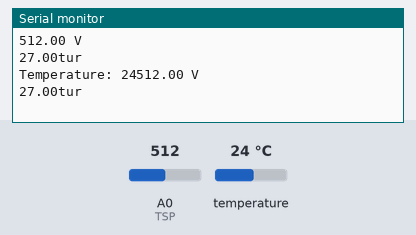
The sketch below on a simulated Arduino Uno, built with avr-gcc and run on an emulated ATmega328P. Shown: the last lines printed to the serial monitor. Inputs (shaded band) come from the test bench; at power-on: temperature 24 °C, A0 (TSP) = 512. No radio packets arrive unless stated.

Above: at 1.2 s.
1.3 s: temperature set to 12 °C
At 2.4 s:
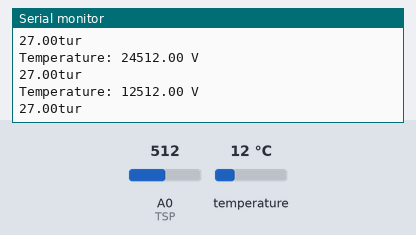
2.8 s: A0 (TSP) set to 490
At 3.8 s:
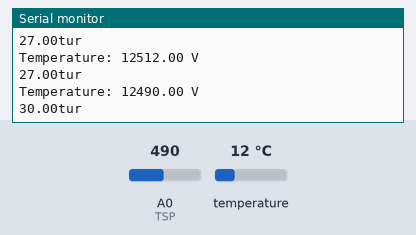
4.3 s: temperature set to 19 °C
At 4.3 s:
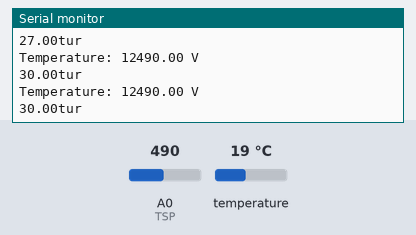
5.8 s: A0 (TSP) set to 510
At 6.5 s:
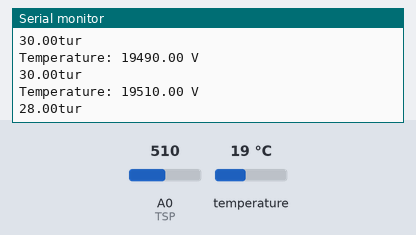
Timing chart, 0 to 8.3 s (numbered marks = the images above; inputs shaded):
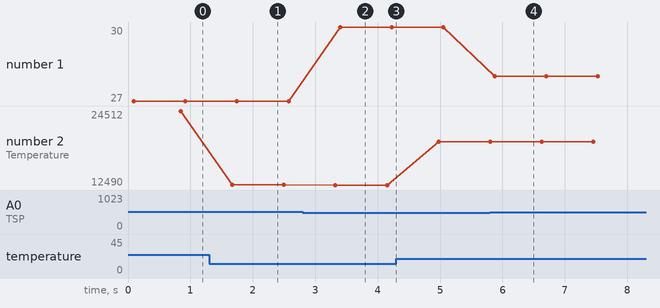

Measured:
- after the input at 1.3 s, the serial monitor: prints a new line after 0.37 s (image 1)
- after the input at 2.8 s, the serial monitor: prints a new line after 0.52 s (image 2)
- after the input at 5.8 s, the serial monitor: prints a new line at once (image 4)
- plotted number 1: 27 → 30 after the input at 2.8 s, 30 → 28 after the input at 5.8 s
- plotted number 2: 24512 → 12512 after the input at 1.3 s, 12512 → 12490 after the input at 2.8 s, 12490 → 19490 after the input at 4.3 s, 19490 → 19510 after the input at 5.8 s

The sketch:

Tx.ino
```cpp
#include <SPI.h>
#include <nRF24L01.h>
#include <RF24.h>
#include <OneWire.h>
#include <DallasTemperature.h>
#define ONE_WIRE_BUS 2
OneWire oneWire(ONE_WIRE_BUS);
DallasTemperature sensors(&oneWire);

RF24 radio(7, 8); // CE, CSN

const byte address[6] = "00001";
int TSP = A0;
float TSV;

struct sensor{
  float turbid;
  int   temp;
};
sensor M;
void setup() {
  sensors.begin();
  Serial.begin(9600); // for debugging purposes
  pinMode(TSP, INPUT);
  radio.begin();
  radio.openWritingPipe(address);
  radio.setPALevel(RF24_PA_MIN);
  radio.setDataRate(RF24_250KBPS);
  radio.stopListening();
}

void loop() {
  TSV = 0;
  for(int i=0; i<500; i++){
    TSV +=analogRead(TSP);
  }
  TSV = TSV/500;
  Serial.print(TSV);
  Serial.println(" V  ");
  float turbidity = map(TSV, 0,700, 100, 0);
  Serial.print(turbidity);
  Serial.println("tur ");
  sensors.requestTemperatures();
  M.turbid=turbidity;//45;//
  M.temp=sensors.getTempCByIndex(0);//89;//
  Serial.print("Temperature: ");
  Serial.print(M.temp);
  radio.write(&M, sizeof(M));
}
```
